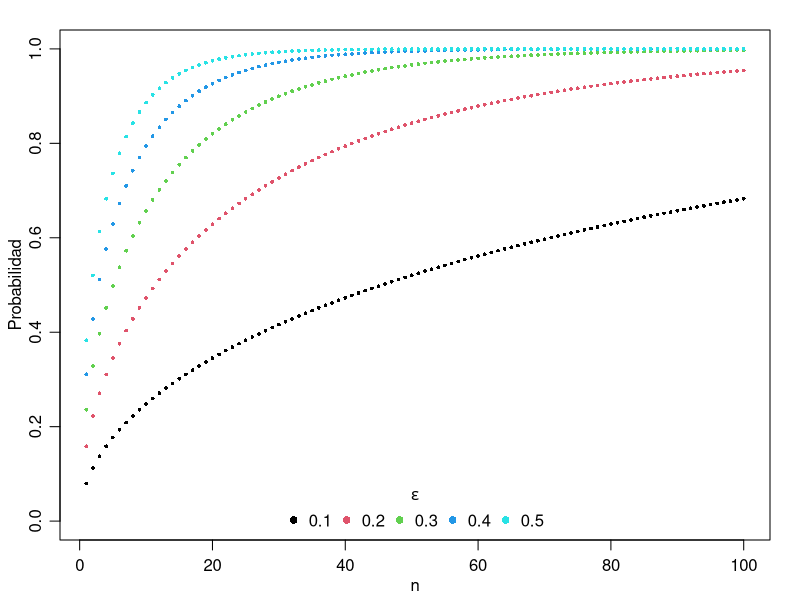
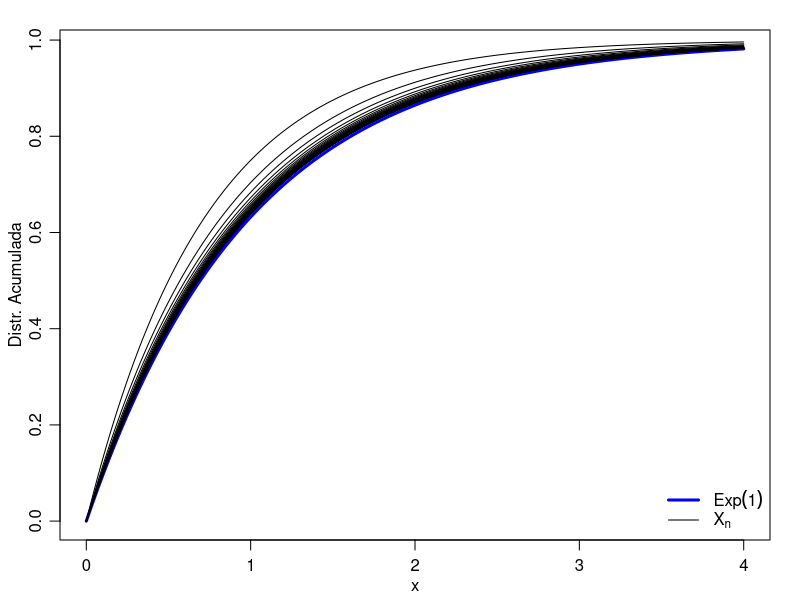
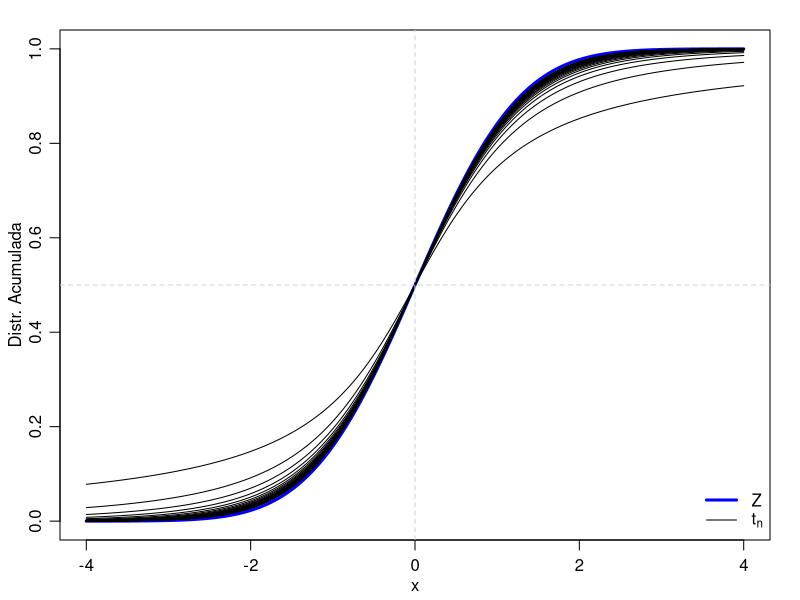
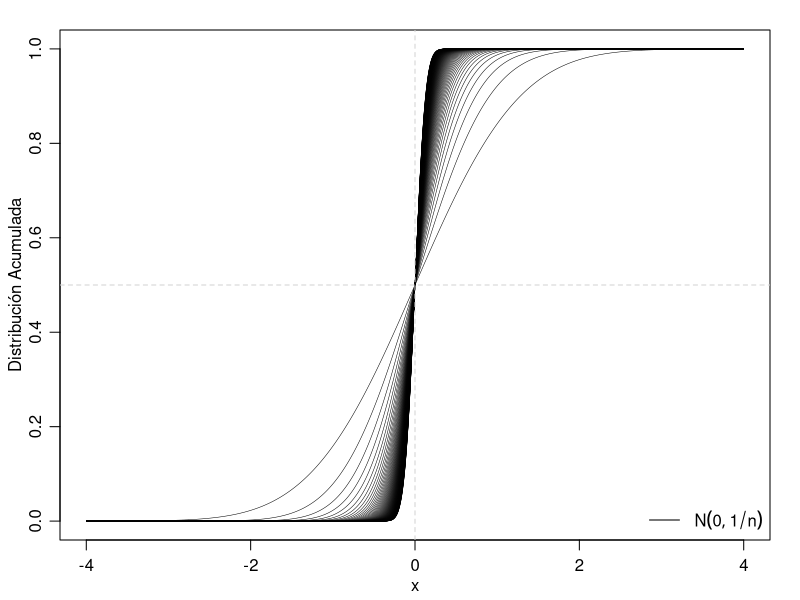
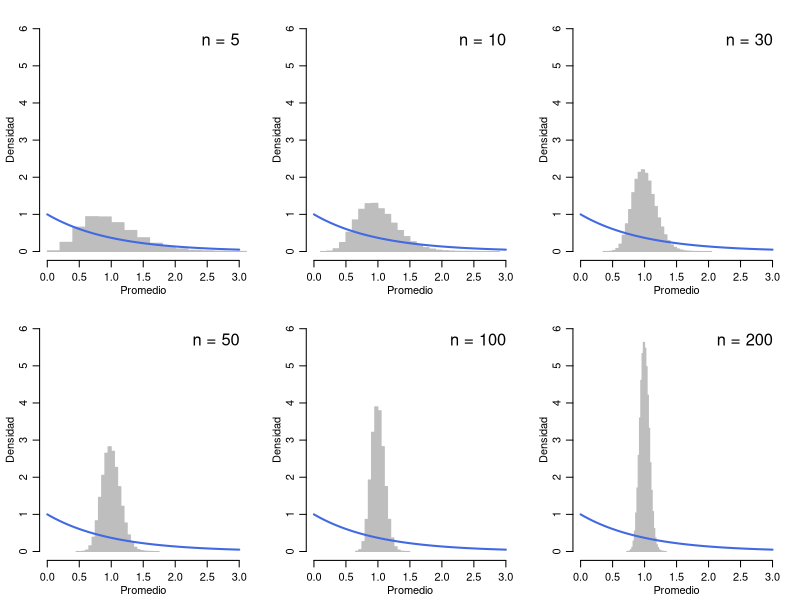

Reproduce these figures in R, in order. (Note: this script raises an error after producing the figures.)
## ---- chunk 1
knitr::opts_chunk$set(echo = TRUE)
## ---- chunk 2
# Configuración de la visualización
par(mar = c(3, 3, 1.5, 1.5), mgp = c(1.75, 0.75, 0))

# Definir rango de valores para n y epsilons
N <- 100
eps_values <- seq(0.1, 0.5, by = 0.1)
colors <- 1:length(eps_values)  # Definir colores de forma clara

# Crear un gráfico vacío con los límites adecuados
plot(NA, NA, xlim = c(1, N), ylim = c(0, 1), 
     xlab = "n", ylab = "Probabilidad", main = "")

# Calcular y graficar las probabilidades para cada valor de epsilon
for (i in seq_along(eps_values)) {
  eps <- eps_values[i]
  P <- 1 - 2 * pnorm(q = eps, mean = 0, sd = sqrt(1 / (1:N)), lower.tail = FALSE)
  points(1:N, P, col = colors[i], pch = 16, cex = 0.5)
}

# Agregar leyenda
legend("bottom", legend = as.character(eps_values), col = colors, pch = 16, 
       bty = "n", horiz = TRUE, title = expression(epsilon))
## ---- chunk 3
# Definir la función Fn
Fn <- function(x, n) 1 - (1 - 1/n)^(n*x)

# Configuración de la visualización
par(mar = c(3, 3, 1.5, 1.5), mgp = c(1.75, 0.75, 0))

# Definir el rango de x
x_range <- seq(0, 4, length.out = 1000)

# Graficar la función de distribución acumulada de Exp(1)
plot(x_range, pexp(x_range, rate = 1), type = "l", col = "blue", lwd = 3,
     xlab = "x", ylab = "Distr. Acumulada", main = "")

# Graficar Fn(x, n) para diferentes valores de n
for (n in 2:30) {
  lines(x_range, Fn(x_range, n), col = "black", lwd = 1)
}

# Agregar leyenda
legend("bottomright", legend = c(expression(Exp(1)), expression(X[n])), 
       col = c("blue", "black"), lwd = c(3, 1), bty = "n")
## ---- chunk 4
# Configuración de la visualización
par(mar = c(3, 3, 1.5, 1.5), mgp = c(1.75, 0.75, 0))

# Definir el rango de x
x_range <- seq(-4, 4, length.out = 1000)

# Graficar la f.d.a. de la normal estándar
plot(x_range, pnorm(x_range), type = "l", col = "blue", lwd = 3,
     xlab = "x", ylab = "Distr. Acumulada", main = "")

# Graficar la f.d.a. de la t de Student para diferentes grados de libertad
for (n in 1:30) {
  lines(x_range, pt(x_range, df = n), col = "black", lwd = 1)
}

# Agregar líneas de referencia
abline(v = 0, h = 0.5, col = "lightgray", lty = 2)

# Agregar leyenda
legend("bottomright", legend = c(expression(Z), expression(t[n])),
       col = c("blue", "black"), lwd = c(3, 1), bty = "n")
## ---- chunk 5
# Configuración de la visualización
par(mar = c(3, 3, 1.5, 1.5), mgp = c(1.75, 0.75, 0))

# Definir el rango de x
x_range <- seq(-4, 4, length.out = 1000)

# Crear un gráfico vacío con los límites adecuados
plot(NA, NA, xlim = c(-4, 4), ylim = c(0, 1),
     xlab = "x", ylab = "Distribución Acumulada", main = "")

# Graficar la f.d.a. normal con varianza decreciente
for (n in 1:100) {
  lines(x_range, pnorm(x_range, mean = 0, sd = 1 / sqrt(n)), col = "black", lwd = 0.5)
}

# Agregar líneas de referencia
abline(v = 0, h = 0.5, col = "lightgray", lty = 2)

# Agregar leyenda
legend("bottomright", legend = expression(N(0, 1/n)), col = "black", lwd = 1, bty = "n")
## ---- chunk 6
# Configuración de tamaños y gráfico
N <- 100000
sample_sizes <- c(5, 10, 30, 50, 100, 200)
par(mfrow = c(2, 3), mar = c(3, 3, 1.5, 1.5), mgp = c(1.75, 0.75, 0))

# Generar y visualizar histogramas de las medias muestrales
set.seed(123)
for (n in sample_sizes) {
  # Generar medias muestrales de distribuciones exponenciales
  xb <- replicate(N, mean(rexp(n, rate = 1)))

  # Graficar histograma
  hist(xb, freq = FALSE, breaks = 25, col = "gray", border = "gray",
       xlim = c(0, 3), ylim = c(0, 6), 
       xlab = "Promedio", ylab = "Densidad", main = "")

  # Agregar leyenda con el tamaño de muestra
  legend("topright", legend = paste0("n = ", n), bty = "n", cex = 1.5)

  # Agregar curva de densidad exponencial
  curve(dexp(x, rate = 1), from = 0, to = 3, n = 1000, 
        col = "royalblue", add = TRUE, lwd = 2)
}
## ---- chunk 7
knitr::include_graphics("03_convergencia.png")
## ---- chunk 8
knitr::include_graphics("casella_berger.jpg")
